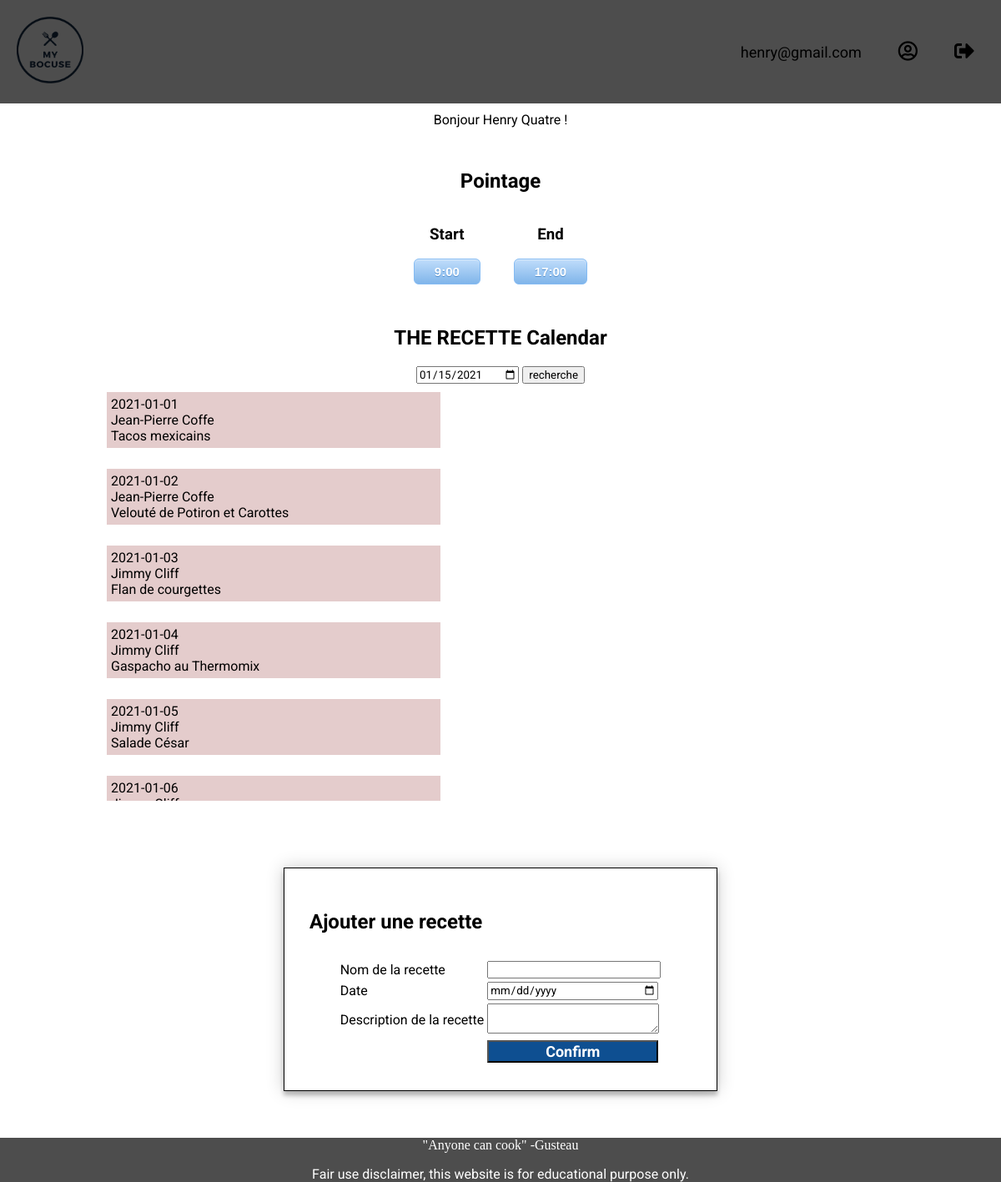
Screenshot of / (signed in) with the database file from the repository.
### tables this page shows
CREATE TABLE `recette` (
  `id` int(11) NOT NULL,
  `userID` varchar(255) NOT NULL,
  `dateR` date NOT NULL,
  `titre` varchar(255) NOT NULL,
  `contenu` text NOT NULL,
  `prenom` varchar(255) NOT NULL,
  `nom` varchar(255) NOT NULL
);

### Files_proteges/calendrierRecette.php (the view, shortened to what this page needs)
<div class="boxRecette">
<?php
    $reponse = $bdd->query('SELECT * FROM recette ORDER BY dateR');
    while($donnees = $reponse->fetch())
    {
    ?>
<div class="boxTitre">
    <div class="calendrierDate">
    <?php echo  $donnees['dateR'] ,' <br> ',' ',$donnees['prenom'],' ',$donnees['nom'], ' <br> ' , $donnees['titre']  ;?></div>
</div>
<?php
    }
    ?>
</div>

### index.php (shortened to what this page needs)
<!DOCTYPE html>
<html lang="en">
<head>
    <link rel="stylesheet" type="text/css" href="./style.css" />
    <link href="https://use.fontawesome.com/releases/v5.12.0/css/all.css" rel="stylesheet">
</head>
<body>
    <?php
        if(!empty($_SESSION)){
            include('./Files_proteges/header_login_page.php');
            if($_SESSION['statut'] === 'Chef' || $_SESSION['statut'] === 'Learner'){
                include('./Files_proteges/login_page.php');
            }
            else{
                echo '<div class="div_statut"><p class="no_status">No status has been assigned to you...</br>
                Please disconnect and ask the chefs to assign you a status !!!</p></div>';
            }
            }
            else {
            include('./Files_proteges/header_formulaire.php');
            include('./Files_proteges/formulaire.php');
        }
include('./Files_proteges/footer.php')
?>
</body>
</html>

### Files_proteges/header_login_page.php
<header class="site-header">
    <div class="header">
        <a href="index.php" class="logo zoom"><img src="./logo.png" height=80px width=80px></a>
        <div class="header-right">
            <div class="zoom"><a class="padding_box" href="#"><?php echo $_SESSION['email']; ?></a></div>
            <div class="zoom"><a class="padding_box" href="#"><i class="far fa-user-circle fa-lg"></i></a></div>
            <div class="zoom"><a class="padding_box" href="./logout.php"><i class="fas fa-sign-out-alt fa-lg"></i></a></div>
        </div>
    </div>
</header>

### Files_proteges/login_page.php (shortened to what this page needs)
<main class="dashboardmain">
    <div class="pointage1">
        <?php
        if($_SESSION['statut'] == 'Chef'){
            echo 'Bonjour ' . $_SESSION['prenom'] . ' ' . $_SESSION['nom'] . ' ! ';
            include('./Files_proteges/regardPointage.php');
        } else if($_SESSION['statut'] === 'Learner'){
            echo 'Bonjour ' . $_SESSION['prenom'] . ' ' . $_SESSION['nom'] . ' ! ';
            include('./Files_proteges/pointage.php');
        }
            ?>
    </div>
    <section class="calendrier">
        <h2>THE RECETTE Calendar</h2>
        <div>
            <form action="" method="post">
            <input  type="date" name="dateP" value=<?php if($_SESSION['statut'] === 'Learner'){ echo $jour; }?> required>
            <input type="submit"  value="recherche"required>
            </form>
        </div>
    </section>
    <div class="flex">
        <?php include('./Files_proteges/calendrierRecette.php'); ?>
            <div class="recetteDJ">
            </div>
    </div>
    <?php include('./Files_proteges/creation_recette.php'); ?>
</main>

### Files_proteges/pointage.php (shortened to what this page needs)
<?php
 $heureDepart = "9:00";
 $heureDeFin = "17:00";
 $jour = date('Y-m-d');
    ?>
<section class="pointage">
    <div class="pointage1">
        <h2>Pointage</h2>
        <div class="pointage2">
            <div class="heurepointage">
                <h3>Start</h3>
                <form action="" method="post">
                    <button id="bouton_pointage" name="pMatin"><?php echo $heureDepart; ?></button>
            </div>
            <div class="heurepointage">
                <h3>End</h3>
                <button id="bouton_pointage" class="boutonSoir" name="pSoir"><?php echo $heureDeFin;?></button>
            </div>
        </div>
    </div>
</section>

### Files_proteges/creation_recette.php (shortened to what this page needs)
<section>
<div class="main_container_recette">
    <form class="formulaire_recette" method="post">
        <h2 class="title">Ajouter une recette</h2>
        <table class="tableau_recette">
            <tr>
                <td><label class="label">Nom de la recette</label></td>
                <td><input class="nom_recette" id="name" type="text" name="titre" required></td>
            </tr>
            <tr>
                <td><label class="label">Date</label></td>
                <td><input class="date_recette" id="date" type="date" name="date" required></td>
            </tr>
            <tr>
                <td><label class="label">Description de la recette </label></td>
                <td><textarea class="description" type="text" id='textarea' name="recette" required></textarea></td>
            </tr>
            <tr>
                <td></td>
                <td><input type="submit" id="confirm_recette" value="Confirm" /> </td>
            </tr>
        </table>
    </form>
</div>
    </section>

### Files_proteges/footer.php
<footer class="site-footer">
<div class="footer">
  <p class="cookie">"Anyone can cook" -Gusteau</p>
  <p>Fair use disclaimer, this website is for educational purpose only.</p>
</div>
</footer>

### style.css (style rules this page uses)
* { font-family: 'Roboto', sans-serif; ; }
body { margin: 0; min-height: 100vh; display: grid; grid-template-rows: auto 1fr auto; }
.boxRecette { width: fit-content; height: 500px; overflow: hidden; max-width: 420px; min-width: 400px; }
.boxTitre { width: 400px; margin-bottom: 5px; padding: 10px; }
.recetteDJ { width: 406px; height: 500px; padding: 10px; }
.calendrierDate { background-color: rgb(228, 204, 204); padding: 5px; }
.flex { display: flex; flex-wrap: wrap; justify-content: space-evenly; }
.title { width: fit-content; display: flex; justify-content: center; padding-bottom: 10px; }
.pointage { padding: 30px; display: flex; justify-content: center; }
.heurepointage { display: flex; flex-direction: column; justify-content: space-between; margin: 0px 20px; }
.pointage1 { display: flex; flex-direction: column; text-align: center; }
.pointage2 { display: flex; justify-content: center; }
#bouton_pointage { box-shadow:inset 0px 1px 0px 0px #dcecfb; background:linear-gradient(to bottom, #bddbfa 5%, #80b5ea 100%); background-color:#bddbfa; border-radius:6px; border:1px solid #84bbf3; display:inline-block; cursor:pointer; color:#ffffff; font-family:Arial; font-size:15px; font-weight:bold; padding:6px 24px; text-decoration:none; text-shadow:0px 1px 0px #528ecc; }
.calendrier { text-align: center; }
.main_container_recette { width: 600px; margin: 0 auto; margin-top: 5%; }
.formulaire_recette { margin: 40px; padding: 30px; border: 1px solid black; background: #fff; box-shadow: 0 0 20px 0 rgba(0, 0, 0, 0.2), 0 5px 5px 0 rgba(0, 0, 0, 0.24); }
.tableau_recette { display: flex; justify-content: center; }
.nom_recette, .date_recette { width: 200px; }
.description { max-height: 300px; max-width: 300px; min-width: 200px; width: 200px; }
#confirm_recette { background-color: rgb(14, 79, 145); color: white; cursor: pointer; width: 205px; font-size: 18px; font-weight: bold; }
.header { overflow: hidden; background-color: #4d4d4d; padding: 20px 10px; display: flex; align-items: center; justify-content: space-between; margin-bottom: 10px; }
.header a { color: black; text-align: center; text-decoration: none; font-size: 18px; border-radius: 4px; }
.padding_box { padding: 12px; }
.header-right { display: flex; }
.zoom { transform: scale(1); transition: .3s ease-in-out; margin: 0px 10px; }
.footer { left: 0; bottom: 0; width: 100%; background-color: #4d4d4d; color: white; text-align: center; font-family: 'Bodoni Moda', serif; }
.footer>p:nth-child(2) { margin-bottom: 0px; }
table { margin: 0 auto; }
.cookie { font-family:'Bodoni Moda', serif; }

### rows the page displays
recette: dateR "2021-01-01", prenom "Jean-Pierre", nom "Coffe", titre "Tacos mexicains"
recette: dateR "2021-01-02", prenom "Jean-Pierre", nom "Coffe", titre "Velouté de Potiron et Carottes"
recette: dateR "2021-01-03", prenom "Jimmy", nom "Cliff", titre "Flan de courgettes"
recette: dateR "2021-01-04", prenom "Jimmy", nom "Cliff", titre "Gaspacho au Thermomix"
recette: dateR "2021-01-05", prenom "Jimmy", nom "Cliff", titre "Salade César"
recette: dateR "2021-01-06"

### other values shown
$_SESSION['email'] "henry@gmail.com"
$_SESSION['prenom'] "Henry"
$_SESSION['nom'] "Quatre"
$heureDepart "9:00"
$heureDeFin "17:00"
